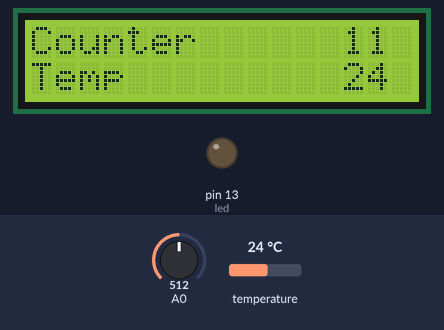
The sketch below on a simulated Arduino Uno, built with avr-gcc and run on an emulated ATmega328P. On the bench: 16×2 character LCD, output pins drawn as LEDs (lit = HIGH). Inputs (shaded band) come from the test bench; at power-on: temperature 24 °C, A0 = 512.

Above: at 1.2 s.
1.3 s: temperature set to 12 °C
At 1.46 s:
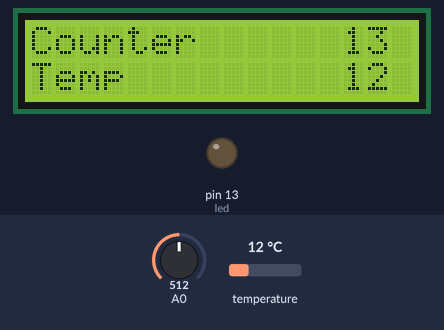
3.1 s: temperature set to 19 °C
At 3.35 s:
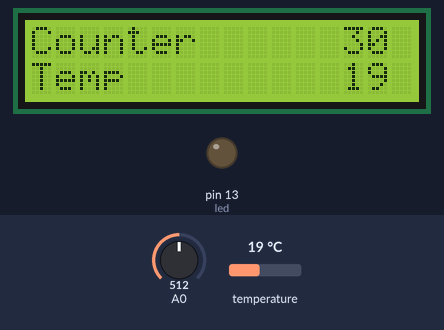
4.6 s: temperature set to 28 °C
At 4.8 s:
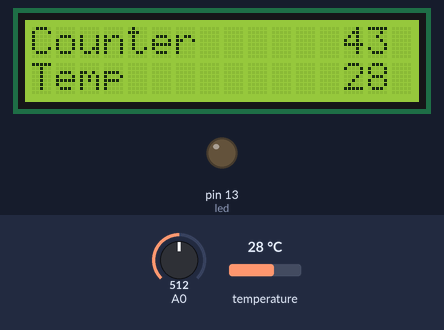

The sketch:

BeerControl01.ino
```cpp
//#include <OneWire.h>
#include <LiquidCrystal_I2C.h>
#include <Wire.h>
#include <OneWire.h>
LiquidCrystal_I2C lcd(0x27,16,2);  // set the LCD address to 0x27 for a 16 chars and 2 line display
OneWire  ds(10);  // линия 1-Wire будет на pin 10
int k;
int btnResist;
boolean ledon, btna,btnb;
int led = 13;

void setup()
{
 lcd.init();                      // initialize the lcd
 lcd.backlight();

btna = false;
btnb = false;
ledon = false;
pinMode(led, OUTPUT);
 Serial.begin(9600);
}
void loop()
{

  if(!ledon & btna){
    ledon = true;
    digitalWrite(led, HIGH);
  }
  if(ledon & btnb){
    ledon = false;
    digitalWrite(led, LOW);
  }


  if(k==0){
    lcd.clear();
    lcd.setCursor(0,0);
    lcd.print("Counter");
    lcd.setCursor(0,1);
    lcd.print("Temp");
  }
  k = k +1;
  lcd.setCursor(13,0);
  lcd.print(k);

  byte data[2];
  ds.reset();
  ds.write(0xCC);
  ds.write(0x44);
  ds.reset();
  ds.write(0xCC);
  ds.write(0xBE);
  data[0] = ds.read();
  data[1] = ds.read();
  int Temp = (data[1]<< 8)+data[0];
  Temp = Temp>>4;

  lcd.setCursor(13,1);
  lcd.print(Temp);

  if(k==999){
    k=0;
  }

  btnResist = analogRead (0);

  delay(100);
  btnResist = analogRead (0);
  btna = false;
  btnb = false;
  if(1000<btnResist & btnResist<1010){
     btna = true;
  }
  if(1020<btnResist & btnResist<1028){
    btnb = true;
  }


}
```
